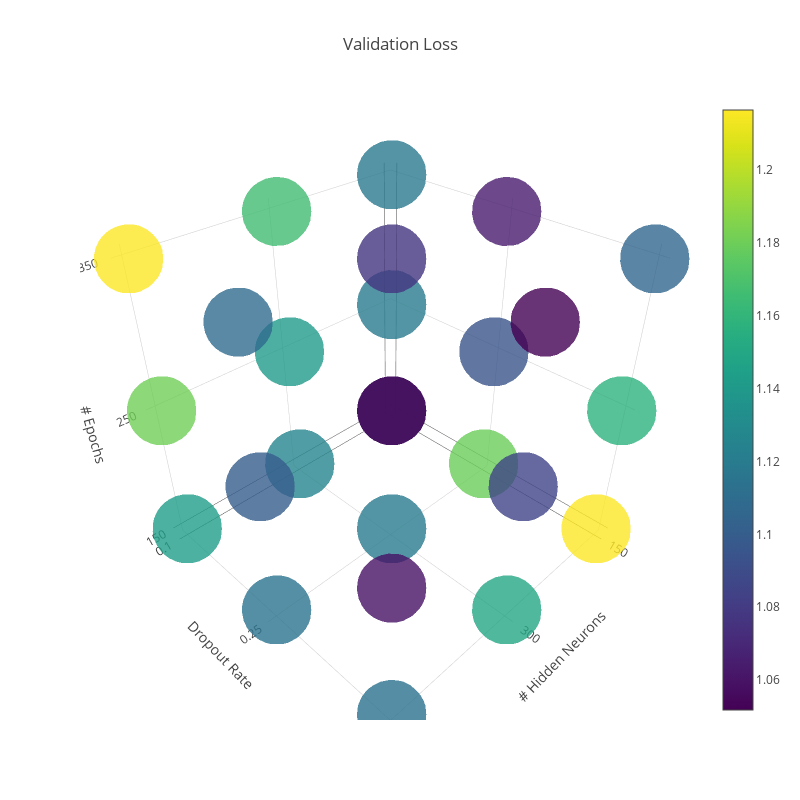

This figure's notebook cell:
### Markdown cell above
## Visualise the best hyperparameter selection
In the diagram, we want to visualise the losses in a 3d space, allowing us to quickly draw trends or get the lowest/highest losses. Drag & hold to visualise the 3d heatmap from different angles.

### Code cell
# Using plotly's Scatter3d

trace1 = go.Scatter3d(
    x=heatmap_3d[:,0],
    y=heatmap_3d[:,1],
    z=heatmap_3d[:,2],
    mode='markers',
    marker=dict(
        size=24,
        color=heatmap_3d[:,3],                # set color to an array/list of desired values
        colorscale='Viridis',   # choose a colorscale
        opacity=0.8,
        showscale=True
    )
)

data = [trace1]
layout = go.Layout(
    title='Validation Loss',
    width=800,
    height=800,
    scene = dict(
    xaxis=dict(
        ticktext=hidden_neurons,
        tickvals=[0,1,2],
        nticks=3,
        title='# Hidden Neurons'
    ),
    yaxis=dict(
        ticktext=dropouts,
        tickvals=[0,1,2],
        nticks=3,
        title='Dropout Rate'
    ),
    zaxis=dict(
        ticktext=epochs,
        tickvals=[0,1,2],
        nticks=3,
        title='# Epochs'
    )
))

fig = go.Figure(data=data, layout=layout)
iplot(fig, filename='3d-scatter-colorscale')

### Figure 1 — Plotly figure (JSON) as saved in the notebook; plotly's stock layout.template omitted (floating-point values rounded to 4 significant figures)
{"data": [{"marker": {"color": [1.156, 1.12, 1.119, 1.179, 1.095, 1.065, 1.216, 1.157, 1.105, 1.127, 1.141, 1.166, 1.12, 1.077, 1.077, 1.149, 1.085, 1.052, 1.144, 1.18, 1.216, 1.114, 1.1, 1.109, 1.114, 1.06, 1.053], "colorscale": "Viridis", "opacity": 0.8, "showscale": true, "size": 24}, "mode": "markers", "type": "scatter3d", "uid": "69fb248f-4b7f-469d-bb2c-dbe4a333db2f", "x": [0, 0, 0, 0, 0, 0, 0, 0, 0, 1, 1, 1, 1, 1, 1, 1, 1, 1, 2, 2, 2, 2, 2, 2, 2, 2, 2], "y": [0, 0, 0, 1, 1, 1, 2, 2, 2, 0, 0, 0, 1, 1, 1, 2, 2, 2, 0, 0, 0, 1, 1, 1, 2, 2, 2], "z": [0, 1, 2, 0, 1, 2, 0, 1, 2, 0, 1, 2, 0, 1, 2, 0, 1, 2, 0, 1, 2, 0, 1, 2, 0, 1, 2]}], "layout": {"height": 800, "scene": {"xaxis": {"nticks": 3, "ticktext": [150, 300, 500], "tickvals": [0, 1, 2], "title": {"text": "# Hidden Neurons"}}, "yaxis": {"nticks": 3, "ticktext": [0.1, 0.25, 0.5], "tickvals": [0, 1, 2], "title": {"text": "Dropout Rate"}}, "zaxis": {"nticks": 3, "ticktext": [150, 250, 350], "tickvals": [0, 1, 2], "title": {"text": "# Epochs"}}}, "title": {"text": "Validation Loss"}, "width": 800}}
